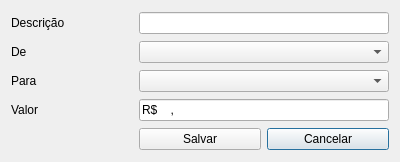
<?xml version="1.0" encoding="UTF-8"?>
<ui version="4.0">
 <class>NovoEmprestimo</class>
 <widget class="QDialog" name="NovoEmprestimo">
  <property name="geometry">
   <rect>
    <x>0</x>
    <y>0</y>
    <width>400</width>
    <height>162</height>
   </rect>
  </property>
  <property name="windowTitle">
   <string>Novo Empréstimo</string>
  </property>
  <property name="windowIcon">
   <iconset resource="Image.qrc">
    <normaloff>:/icons/img/svg/money_transfer.svg</normaloff>:/icons/img/svg/money_transfer.svg</iconset>
  </property>
  <layout class="QGridLayout" name="gridLayout">
   <item row="4" column="2">
    <widget class="QPushButton" name="cancelar">
     <property name="text">
      <string>Cancelar</string>
     </property>
     <property name="icon">
      <iconset resource="Image.qrc">
       <normaloff>:/icons/img/svg/cancel.svg</normaloff>:/icons/img/svg/cancel.svg</iconset>
     </property>
    </widget>
   </item>
   <item row="1" column="1" colspan="2">
    <widget class="QComboBox" name="de"/>
   </item>
   <item row="2" column="0">
    <widget class="QLabel" name="label_3">
     <property name="text">
      <string>Para</string>
     </property>
    </widget>
   </item>
   <item row="3" column="0">
    <widget class="QLabel" name="label">
     <property name="text">
      <string>Valor</string>
     </property>
    </widget>
   </item>
   <item row="1" column="0">
    <widget class="QLabel" name="label_2">
     <property name="text">
      <string>De</string>
     </property>
    </widget>
   </item>
   <item row="2" column="1" colspan="2">
    <widget class="QComboBox" name="para"/>
   </item>
   <item row="4" column="1">
    <widget class="QPushButton" name="salvar">
     <property name="text">
      <string>Salvar</string>
     </property>
     <property name="icon">
      <iconset resource="Image.qrc">
       <normaloff>:/icons/img/svg/checkmark.svg</normaloff>:/icons/img/svg/checkmark.svg</iconset>
     </property>
    </widget>
   </item>
   <item row="3" column="1" colspan="2">
    <widget class="QLineEdit" name="valor">
     <property name="inputMask">
      <string>R\$9999,99</string>
     </property>
    </widget>
   </item>
   <item row="0" column="0">
    <widget class="QLabel" name="label_4">
     <property name="text">
      <string>Descrição</string>
     </property>
    </widget>
   </item>
   <item row="0" column="1" colspan="2">
    <widget class="QLineEdit" name="descricao"/>
   </item>
  </layout>
 </widget>
 <resources>
  <include location="Image.qrc"/>
 </resources>
 <connections/>
</ui>
